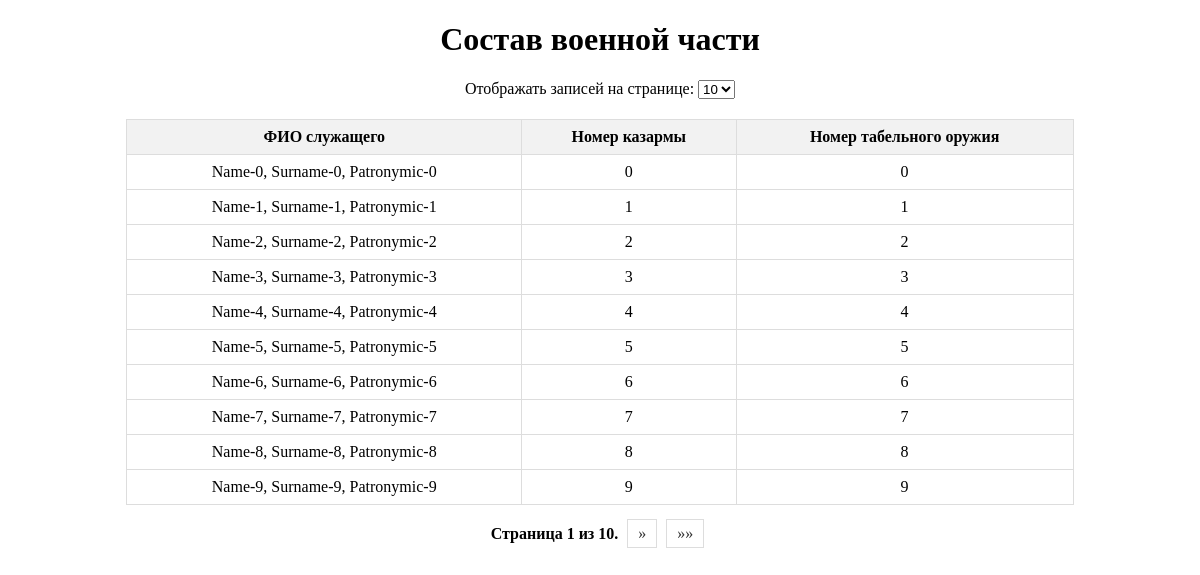
The page / on the database its author committed.
### app/models.py (models this page shows, shortened)
class Military(models.Model):
    name = models.CharField(max_length=255)
    surname = models.CharField(max_length=255)
    patronymic = models.CharField(max_length=255)
    service_start_date = models.CharField(max_length=255)
    service_end_date = models.CharField(max_length=255, default='н.в.')
    barracks_number = models.ForeignKey(Barracks, on_delete=models.PROTECT)
    received_weapon = models.OneToOneField(Weapon, on_delete=models.PROTECT)
    class Meta:
        verbose_name = 'Военный'
        verbose_name_plural = 'Военные'

class Barracks(models.Model):
    purpose_choise = [
        (1, "Для рядовых"),
        (2, "Для офицеров")
    ]
    number = models.IntegerField()
    capacity = models.IntegerField()
    purpose = models.IntegerField(choices=purpose_choise, default=1)
    class Meta:
        verbose_name = 'Казарма'
        verbose_name_plural = 'Казармы'

class Weapon(models.Model):
    name = models.CharField(max_length=255)
    brand = models.CharField(max_length=255)
    number = models.IntegerField()
    class Meta:
        verbose_name = 'Оружие'
        verbose_name_plural = 'Оружие'

### app/views.py (the view)
# urls.py: path('', index, name='index'),
def index(request):
    a_lot_of_military = Military.objects.all().order_by('id')
    per_page = int(request.GET.get('per_page', 10))
    paginator = Paginator(a_lot_of_military, per_page)
    page = request.GET.get('page', 1)
    military_page = paginator.get_page(page)
    per_page_options = [10, 20, 50]
    return render(request, "index.html", {'military': military_page, 'per_page': per_page,
                                          'per_page_options': per_page_options})

### app/templates/index.html (shortened to what this page needs)
<!DOCTYPE html>
{% load static %}
<html lang="ru">
<head>
    <link rel="stylesheet" href="{% static 'css/styles.css' %}">
</head>
<body>
    <h1 align="center">Состав военной части</h1>
    <form method="get" action="" style="margin: auto; text-align: center;">
        <label for="per_page">Отображать записей на странице:</label>
        <select name="per_page" id="per_page" onchange="this.form.submit()">
            {% for option in per_page_options %}
                <option value="{{ option }}" {% if per_page == option %}selected{% endif %}>{{ option }}</option>
            {% endfor %}
        </select>
    </form>
    <table width="80%" align="center">
        <tr>
            <th align="center">ФИО служащего</th>
            <th align="center">Номер казармы</th>
            <th align="center">Номер табельного оружия</th>
        </tr>
        {% for military in military %}
            <tr>
                <td align="center">
                    <ul>
                        <li>{{ military.name }}, {{ military.surname }}, {{ military.patronymic }}</li>
                    </ul>
                </td>
                <td align="center"> {{ military.barracks_number.number }} </td>
                <td align="center"> {{ military.received_weapon.number }} </td>
            </tr>
        {% endfor %}
    </table>
<div class="pagination-container">
    <ul class="pagination step-links">
        <li class="current">
            Страница {{ military.number }} из {{ military.paginator.num_pages }}.
        </li>
        {% if military.has_next %}
            <li><a href="?page={{ military.next_page_number }}&per_page={{ per_page }}">»</a></li>
            <li><a href="?page={{ military.paginator.num_pages }}&per_page={{ per_page }}">»»</a></li>
        {% endif %}
    </ul>
</div>
</body>
</html>

### static/css/styles.css (style rules this page uses)
table { border-collapse: collapse; width: 80%; margin: 20px auto; }
th, td { border: 1px solid #ddd; padding: 8px; text-align: center; }
th { background-color: #f2f2f2; }
ul { list-style-type: none; margin: 0; padding: 0; }
ul li { list-style-type: none; }
.pagination-container { text-align: center; margin-top: 20px; margin-left: auto; margin-right: auto; }
.pagination { display: inline-block; padding: 0; list-style: none; }
.pagination li { display: inline; margin-right: 5px; }
.pagination a { text-decoration: none; padding: 5px 10px; border: 1px solid #ddd; color: #333; }
.pagination .current { font-weight: bold; }

### rows shown on the page
Military: name "Name-0", surname "Surname-0", patronymic "Patronymic-0", barracks_number.number "0", received_weapon.number "0"
Military: name "Name-1", surname "Surname-1", patronymic "Patronymic-1", barracks_number.number "1", received_weapon.number "1"
Military: name "Name-2", surname "Surname-2", patronymic "Patronymic-2", barracks_number.number "2", received_weapon.number "2"
Military: name "Name-3", surname "Surname-3", patronymic "Patronymic-3", barracks_number.number "3", received_weapon.number "3"
Military: name "Name-4", surname "Surname-4", patronymic "Patronymic-4", barracks_number.number "4", received_weapon.number "4"
Military: name "Name-5", surname "Surname-5", patronymic "Patronymic-5", barracks_number.number "5", received_weapon.number "5"
Military: name "Name-6", surname "Surname-6", patronymic "Patronymic-6", barracks_number.number "6", received_weapon.number "6"
Military: name "Name-7", surname "Surname-7", patronymic "Patronymic-7", barracks_number.number "7", received_weapon.number "7"
Military: name "Name-8", surname "Surname-8", patronymic "Patronymic-8", barracks_number.number "8", received_weapon.number "8"
Military: name "Name-9", surname "Surname-9", patronymic "Patronymic-9", barracks_number.number "9", received_weapon.number "9"

### other values the page prints
{{ military.number }} "1"
{{ military.paginator.num_pages }} "10"
form field per_page "10"
